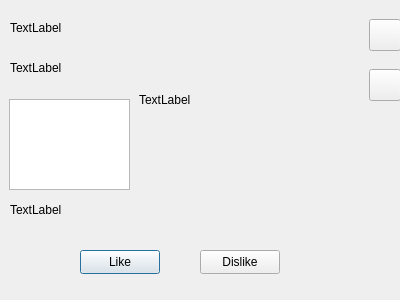
<?xml version="1.0" encoding="UTF-8"?>
<ui version="4.0">
 <class>Third</class>
 <widget class="QDialog" name="Third">
  <property name="geometry">
   <rect>
    <x>0</x>
    <y>0</y>
    <width>400</width>
    <height>300</height>
   </rect>
  </property>
  <property name="focusPolicy">
   <enum>Qt::FocusPolicy::StrongFocus</enum>
  </property>
  <property name="windowTitle">
   <string>Dialog</string>
  </property>
  <widget class="QLabel" name="profileAge">
   <property name="geometry">
    <rect>
     <x>10</x>
     <y>60</y>
     <width>121</width>
     <height>16</height>
    </rect>
   </property>
   <property name="text">
    <string>TextLabel</string>
   </property>
  </widget>
  <widget class="QLabel" name="profileName">
   <property name="geometry">
    <rect>
     <x>10</x>
     <y>20</y>
     <width>131</width>
     <height>16</height>
    </rect>
   </property>
   <property name="text">
    <string>TextLabel</string>
   </property>
  </widget>
  <widget class="QLabel" name="profileCity">
   <property name="geometry">
    <rect>
     <x>10</x>
     <y>200</y>
     <width>271</width>
     <height>20</height>
    </rect>
   </property>
   <property name="text">
    <string>TextLabel</string>
   </property>
  </widget>
  <widget class="QPushButton" name="likeButton">
   <property name="geometry">
    <rect>
     <x>80</x>
     <y>250</y>
     <width>80</width>
     <height>24</height>
    </rect>
   </property>
   <property name="text">
    <string>Like</string>
   </property>
  </widget>
  <widget class="QPushButton" name="dislikeButton">
   <property name="geometry">
    <rect>
     <x>200</x>
     <y>250</y>
     <width>80</width>
     <height>24</height>
    </rect>
   </property>
   <property name="text">
    <string>Dislike</string>
   </property>
  </widget>
  <widget class="QStackedWidget" name="stackedWidget">
   <property name="geometry">
    <rect>
     <x>-1</x>
     <y>-1</y>
     <width>401</width>
     <height>301</height>
    </rect>
   </property>
   <property name="currentIndex">
    <number>1</number>
   </property>
   <widget class="QWidget" name="page"/>
   <widget class="QWidget" name="page_2">
    <widget class="QTextEdit" name="profileHobbies">
     <property name="geometry">
      <rect>
       <x>10</x>
       <y>100</y>
       <width>121</width>
       <height>91</height>
      </rect>
     </property>
     <property name="focusPolicy">
      <enum>Qt::FocusPolicy::NoFocus</enum>
     </property>
    </widget>
    <widget class="QPushButton" name="settingsButton">
     <property name="geometry">
      <rect>
       <x>370</x>
       <y>20</y>
       <width>32</width>
       <height>32</height>
      </rect>
     </property>
     <property name="toolTip">
      <string>Настройки</string>
     </property>
     <property name="text">
      <string/>
     </property>
     <property name="icon">
      <iconset resource="../resources.qrc">
       <normaloff>:/images/images/settings.png</normaloff>:/images/images/settings.png</iconset>
     </property>
     <property name="iconSize">
      <size>
       <width>32</width>
       <height>32</height>
      </size>
     </property>
    </widget>
    <widget class="QPushButton" name="messageBox">
     <property name="geometry">
      <rect>
       <x>370</x>
       <y>70</y>
       <width>32</width>
       <height>32</height>
      </rect>
     </property>
     <property name="toolTip">
      <string>Ящик сообщений</string>
     </property>
     <property name="text">
      <string/>
     </property>
     <property name="icon">
      <iconset theme="QIcon::ThemeIcon::MailForward"/>
     </property>
     <property name="iconSize">
      <size>
       <width>32</width>
       <height>32</height>
      </size>
     </property>
    </widget>
    <widget class="QLabel" name="profilePhoto">
     <property name="geometry">
      <rect>
       <x>140</x>
       <y>10</y>
       <width>221</width>
       <height>181</height>
      </rect>
     </property>
     <property name="text">
      <string>TextLabel</string>
     </property>
    </widget>
   </widget>
  </widget>
  <zorder>stackedWidget</zorder>
  <zorder>profileAge</zorder>
  <zorder>profileName</zorder>
  <zorder>profileCity</zorder>
  <zorder>likeButton</zorder>
  <zorder>dislikeButton</zorder>
 </widget>
 <resources>
  <include location="../resources.qrc"/>
 </resources>
 <connections/>
</ui>
